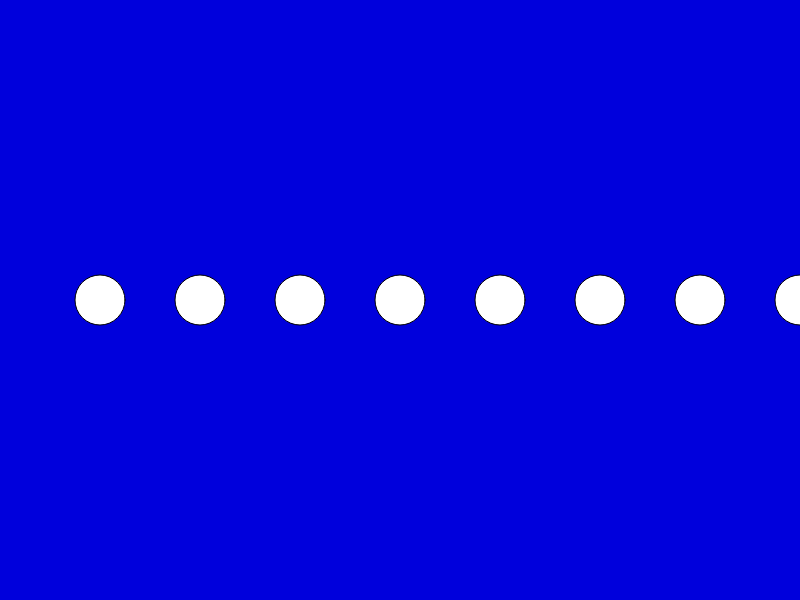
Frame 1 (no input)
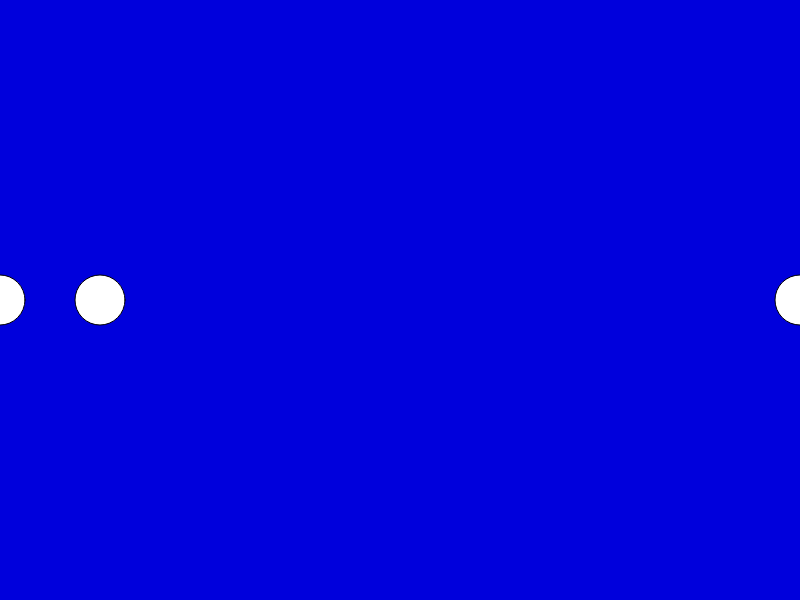
Frame 2 (the mouse pressed at the canvas centre, redrawn once)

The p5.js sketch that drew these frames (run headless with seeded random() and noise() and a simulated clock; the mouse was pressed at the canvas centre and the sketch redrawn once):

// p5.js sketch
// ── sketch.js
// Coding demo: How to use arithmetic equations

let circleX1 = 200;
let circleX2 = 700;

function setup() {
    createCanvas(800, 600);
}

function draw() {
    background(0, 0, 220);


    circle(circleX1, 300, 50);

    circleX1 = circleX1 + 100;

    circle(circleX1, 300, 50);

    
    circleX1 = circleX1 + 200;

    circle(circleX1, 300, 50);


    circleX1 = circleX1 + 300;

    circle(circleX1, 300, 50);



    circle(circleX2, 300, 50);


    circleX2 = circleX2 - 100;

    circle(circleX2, 300, 50);


    circleX2 = circleX2 - 200;

    circle(circleX2, 300, 50);


    circleX2 = circleX2 - 300;

    circle(circleX2, 300, 50);
    noLoop(); //Prevents animation

}
